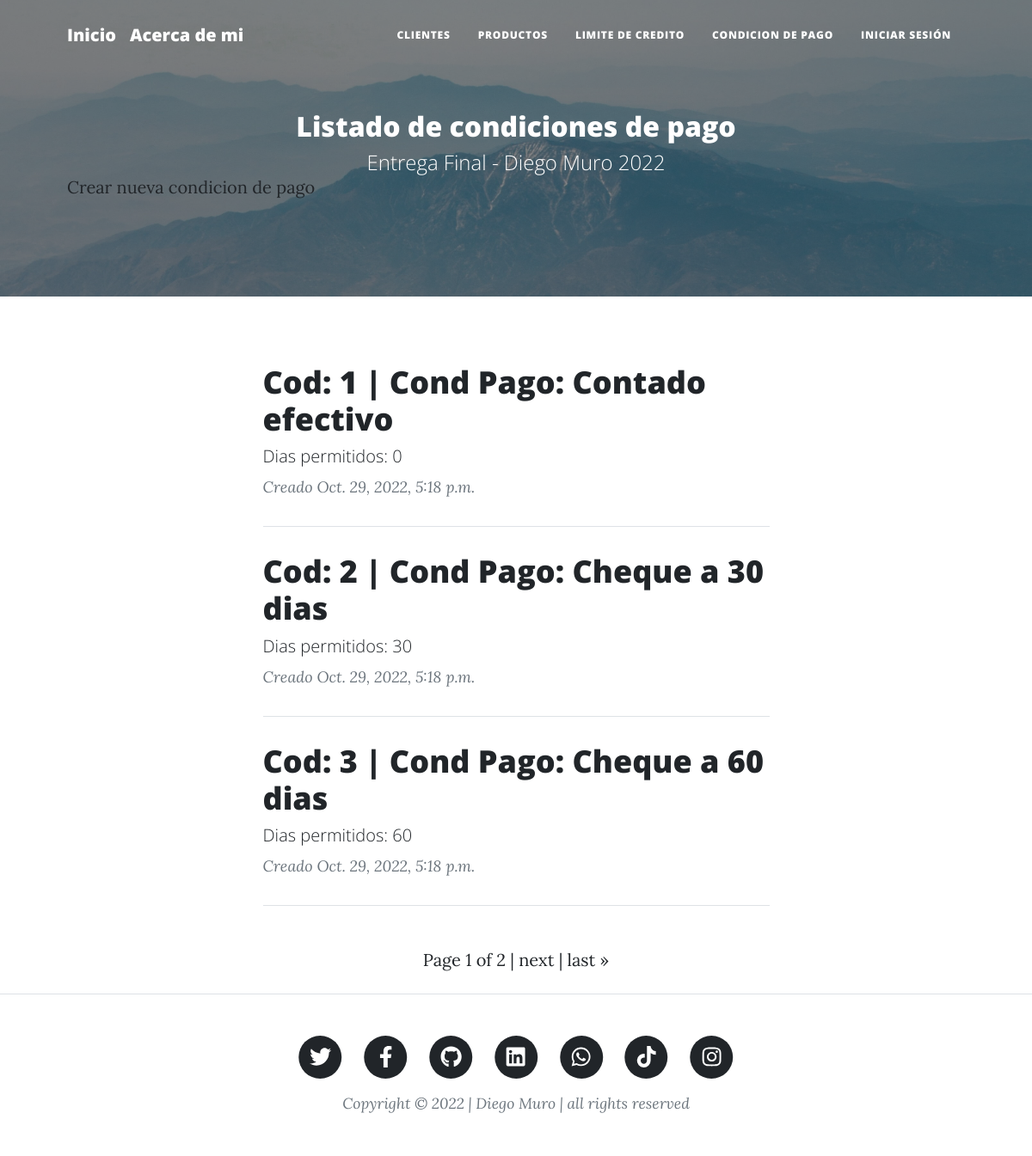
The app's page /payment/payments/ with its own data.
### payment/models.py (models this page shows, shortened)
class Payment(models.Model):
    code = models.IntegerField()
    name = models.CharField(max_length=40)
    days = models.IntegerField()
    created_at = models.DateTimeField(auto_now_add=True)
    updated_at = models.DateTimeField(auto_now=True)

### payment/views.py (the view)
# urls.py: path("payments/", views.PaymentListView.as_view(), name="payment-list"),
class PaymentListView(ListView):
    model = Payment
    paginate_by = 3

### payment/templates/payment/payment_list.html (shortened to what this page needs)
{% extends "home/index.html" %}
{% load static %}
{% block tp_final_header %}
    <header class="masthead" style="background-image: url('../../static/home/assets/img/header-light.jpg')">
        <div class="container position-relative px-4 px-lg-5">
            <div class="row gx-4 gx-lg-5 justify-content-center">
                <div class="col-md-15 col-lg-16 col-xl-14">
                    <div class="site-heading">
                        <h2>Listado de condiciones de pago</h2>
                        <span class="subheading">Entrega Final - Diego Muro 2022</span>
                    </div>
                </div>
            </div>
            <a class="button_custom" href="{% url 'payment:payment-add' %}">Crear nueva condicion de pago</a>
        </div>
    </header>
{% endblock %}
{% block tp_final_content %}
    {% for payment in payment_list %}
        <div class="post-preview">
            <a href="{% url 'payment:payment-detail' payment.id %}">
                <h3 class="post-title"> Cod: {{ payment.code }} | Cond Pago: {{ payment.name }}</h3>
                <h5 class="post-subtitle">Dias permitidos: {{ payment.days }}</h5>
            </a>
            <p class="post-meta">
                Creado
                 {{ payment.created_at }}
            </p>
        </div>
        <hr class="my-4" />
    {% endfor %}
{% endblock %}

### records on screen
Payment: code "1", name "Contado efectivo", days "0", created_at "Oct. 29, 2022, 5:18 p.m."
Payment: code "2", name "Cheque a 30 dias", days "30", created_at "Oct. 29, 2022, 5:18 p.m."
Payment: code "3", name "Cheque a 60 dias", days "60", created_at "Oct. 29, 2022, 5:18 p.m."

### other values on screen
{{ page_obj.number }} "1"
{{ page_obj.paginator.num_pages }} "2"
